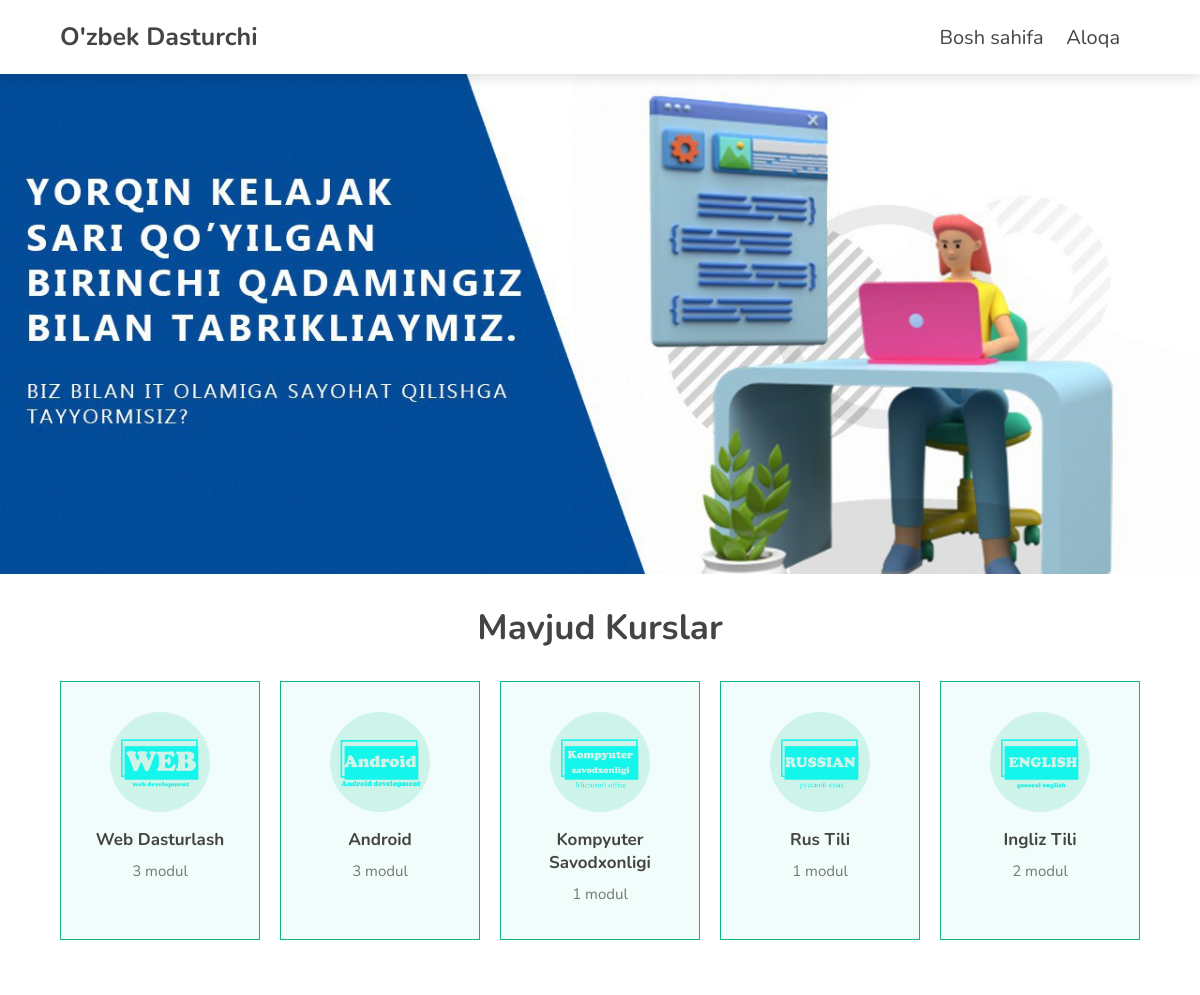
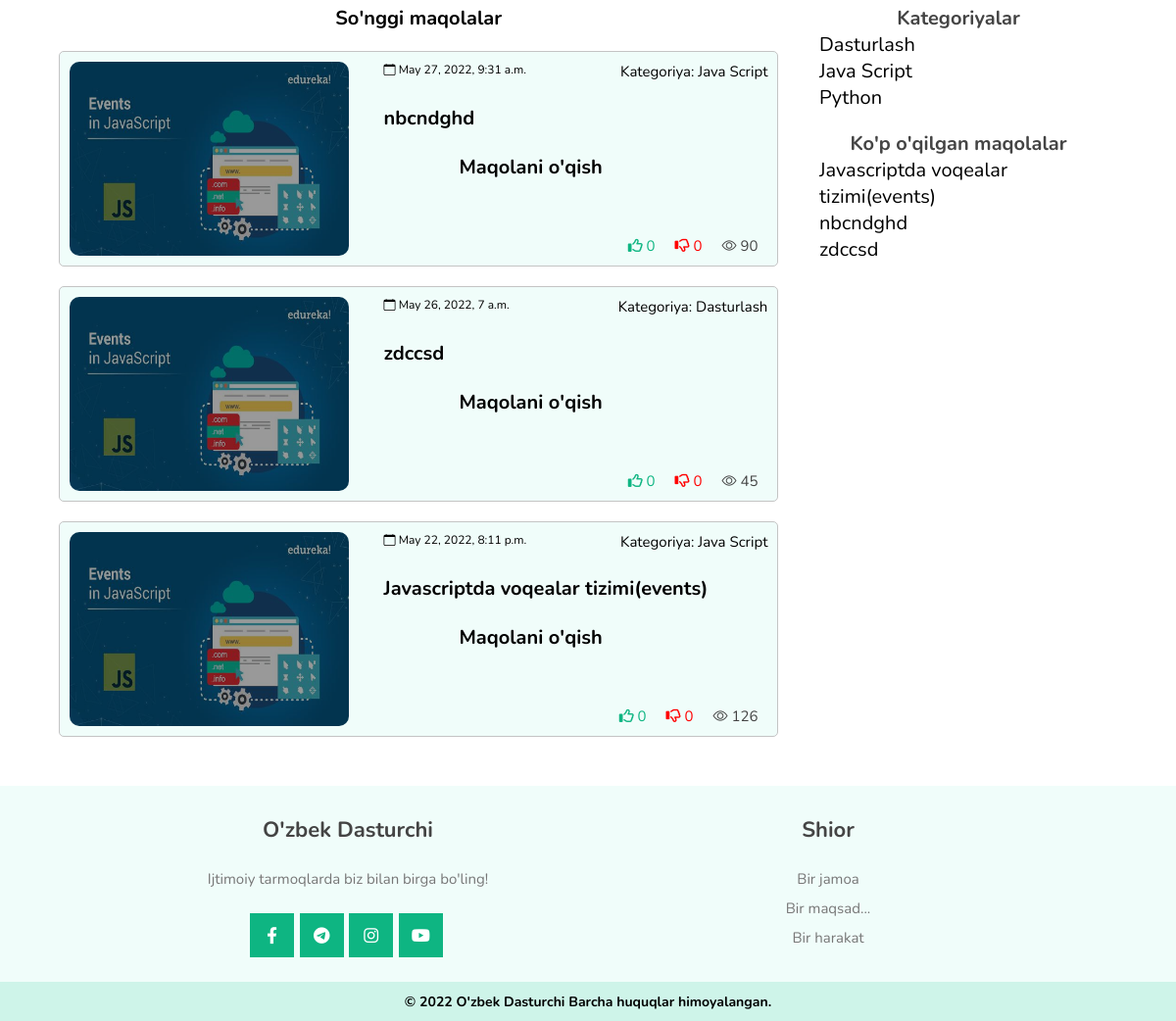
The page / on the database its author committed (2 pictures, top to bottom).
### app/models.py (models this page shows, shortened)
class Course(models.Model):
    course_name = models.CharField('Kurs nomi' , max_length=50)
    count_module  = models.IntegerField('Modullar soni' )
    image = models.ImageField('Rasm', upload_to="course_img/")
    class Meta:
        verbose_name = 'Course'
        verbose_name_plural = "Courses"

class Blog(models.Model):
    title = models.CharField('Sarlavha',max_length = 50)
    img = models.ImageField('Rasm', upload_to="blog_img/")
    description = models.TextField('Blog')
    category_blog = models.ForeignKey(Category_blog , on_delete=models.CASCADE)
    date = models.DateTimeField('Sana' , default=timezone.now)
    like = models.IntegerField('Like' , default=0)
    dislike = models.IntegerField('Dislike' , default=0)
    popular = models.IntegerField('Ko\'rilganlar soni' , default=0)
    class Meta:
        verbose_name = 'Blog'
        verbose_name_plural = "Blogs"
    def get_absolute_url(self):
        return f"/blog/{self.id}/"

class Category_blog(models.Model):
    title = models.CharField('Sarlavha',max_length=255)
    slug = models.SlugField('Manzil',max_length=255, unique=True)
    class Meta:
        verbose_name = 'Category_blog'
        verbose_name_plural = "Categories_blog"
    def get_absolute_url(self):
        return f"/category/{self.slug}/"
    def __str__(self):
        return self.title

### app/views.py (the view)
# urls.py: 2. Add a URL to urlpatterns:  path('', views.home, name='home')
def home(request):
    courses = Course.objects.all()
    blog = Blog.objects.order_by("-date")[:5]
    category_blog = Category_blog.objects.all()
    popular = Blog.objects.order_by('-popular')[:5]
    return render(request, 'home.html',{
        'courses':courses,
        'blog':blog,
        'category_blog':category_blog,
        'popular':popular
    })

### template/home.html (shortened to what this page needs)
{% extends "base.html" %} {% load static %} {% block content %}
<section class="home">
    <div class="swiper home-slider">
        <div class="swiper-wrapper">
            <section
                class="swiper-slide slide"
                style="
                    background: url(../static/image/slider_2.1.jpg) no-repeat;
                "
            >
            </section>
        </div>
    </div>
</section>
<section class="subjects">
    <h1 class="heading">mavjud kurslar</h1>
    <div class="box-container">
        {% for course in courses %}
        <div class="box">
            <img src="{{ course.image.url }}" alt="" />
            <h3>{{ course.course_name }}</h3>
            <p>{{ course.count_module }} modul</p>
        </div>
        {% endfor %}
    </div>
</section>
<section class="main">
    <div class="blogs">
        <h3>So'nggi maqolalar</h3>
        {% for item in blog %}
        <div class="blog">
            <div class="image">
                <a href="{{item.get_absolute_url}}"><img  class="cr-p"  src="{{item.img.url}}" alt="" /></a>
            </div>
            <div class="content">
                <div class="row">
                    <p class="cr-p"><i class="bi bi-calendar"></i> {{ item.date }}</p>
                    <p>Kategoriya: {{ item.category_blog }}</p>
                </div>
                <h2 class="title cr-p"><a href="{{item.get_absolute_url}}">{{item.title}}</a></h2>
                <h3 class="btn">Maqolani o'qish</h3>
                <div class="row jc-end">
                    <p class="cr-p" ><i class="fa-regular fa-thumbs-up"></i></i> {{ item.like }}</p>
                    <p class="cr-p"><i class="fa-regular fa-thumbs-down"></i> {{ item.dislike }}</p>
                    <p class="cr-p"><i class="bi bi-eye"></i> {{ item.popular }}</p>
                </div>
            </div>
        </div>
        {% endfor %}
    </div>
    <div class="category_blog">
        <div class="category">
            <h3>Kategoriyalar</h3>
                {% for category in category_blog %}
                    <p  class="cr-p" ><a href="{{ category.get_absolute_url }}">{{category.title}}</p></a>
                {% endfor %}
        </div>
        <div class="blog">
            <h3>Ko'p o'qilgan maqolalar</h3>
                {% for item in popular %}
                    <p  class="cr-p" ><a href="{{item.get_absolute_url}}">{{item.title}}</p></a>
                {% endfor %}
        </div>
    </div>
</section>
{% endblock %}

### template/base.html (shortened to what this page needs)
{% load static %}
<!DOCTYPE html>
<html lang="en">
    <head>
        <link rel="stylesheet" href="" />
        <link rel="stylesheet" href="https://cdnjs.cloudflare.com/ajax/libs/bootstrap-icons/1.8.2/font/bootstrap-icons.min.css">
        <link
            rel="stylesheet"
            href="https://cdnjs.cloudflare.com/ajax/libs/font-awesome/5.15.4/css/all.min.css"
        />
        <link rel="stylesheet" href="https://cdnjs.cloudflare.com/ajax/libs/font-awesome/6.1.1/css/brands.min.css">
        <link rel="stylesheet" href="https://cdnjs.cloudflare.com/ajax/libs/font-awesome/6.1.1/css/regular.min.css">
        <link rel="stylesheet" href="https://cdnjs.cloudflare.com/ajax/libs/font-awesome/6.1.1/css/fontawesome.min.css">
        <link rel="stylesheet" href="{% static 'css/base.css' %}" />
        <link rel="stylesheet" href="https://cdnjs.cloudflare.com/ajax/libs/Swiper/8.1.5/swiper-bundle.css">
        <link rel="stylesheet" href="https://cdnjs.cloudflare.com/ajax/libs/Swiper/8.1.5/swiper-bundle.min.css">
    </head>
    <body>
        <header class="header" id="header">
            <span class="logo"><a href="{% url "home" %}" > O'zbek Dasturchi </a></span>
            <nav class="navbar">
                <span  class="cr-p"><a href="{% url 'home' %}">Bosh sahifa</a></span>
                <span class="cr-p"><a href="#footer">Aloqa</a></span>
            </nav>
        </header>
        {% block content %} {% endblock %}
        <section id="footer" class="footer">
            <div class="box-container">
                <div class="box">
                    <h3><a href="{% url "home" %}"> O'zbek Dasturchi </a></h3>
                    <p>Ijtimoiy tarmoqlarda biz bilan birga bo'ling!</p>
                    <div class="share">
                        <a href="https://www.facebook.com/ozbekdasturchi" target="_blank"><span class="fab fa-facebook-f  cr-p"></span></a>
                        <a href="https://t.me/ozbekdasturchi" target="_blank" ><span class="fab fa-telegram cr-p"></span></a>
                        <a href="" target="_blank" ><span class="fab fa-instagram cr-p"></span></a>
                        <a href="https://www.youtube.com/channel/UCQWNsknpn-frQ0OiheXAeIQ"  target="_blank"><span class="fab fa-youtube cr-p"></span></a>
                    </div>
                </div>
                <div class="box">
                    <h3>Shior</h3>
                    <p>Bir jamoa <br> Bir maqsad... <br> Bir harakat</p>
                </div>
            </div>
        </section>
        <div class="inner">
            <h3>© 2022
                <span  class="logo"> <a href="{% url "home" %}">  O'zbek Dasturchi </a></span>
            Barcha huquqlar himoyalangan.</h3>
        </div>
    </body>
</html>

### rows shown on the page
Course: image (picture), course_name "Web Dasturlash", count_module "3"
Course: image (picture), course_name "Android", count_module "3"
Course: image (picture), course_name "Kompyuter Savodxonligi", count_module "1"
Course: image (picture), course_name "Rus Tili", count_module "1"
Course: image (picture), course_name "Ingliz Tili", count_module "2"
Blog: img (picture), date "May 27, 2022, 9:31 a.m.", category_blog "Java Script", title "nbcndghd", like "0", dislike "0", popular "90"
Blog: img (picture), date "May 26, 2022, 7 a.m.", category_blog "Dasturlash", title "zdccsd", like "0", dislike "0", popular "45"
Blog: img (picture), date "May 22, 2022, 8:11 p.m.", category_blog "Java Script", title "Javascriptda voqealar tizimi(events)", like "0", dislike "0", popular "126"
Category_blog: title "Dasturlash"
Category_blog: title "Java Script"
Category_blog: title "Python"
